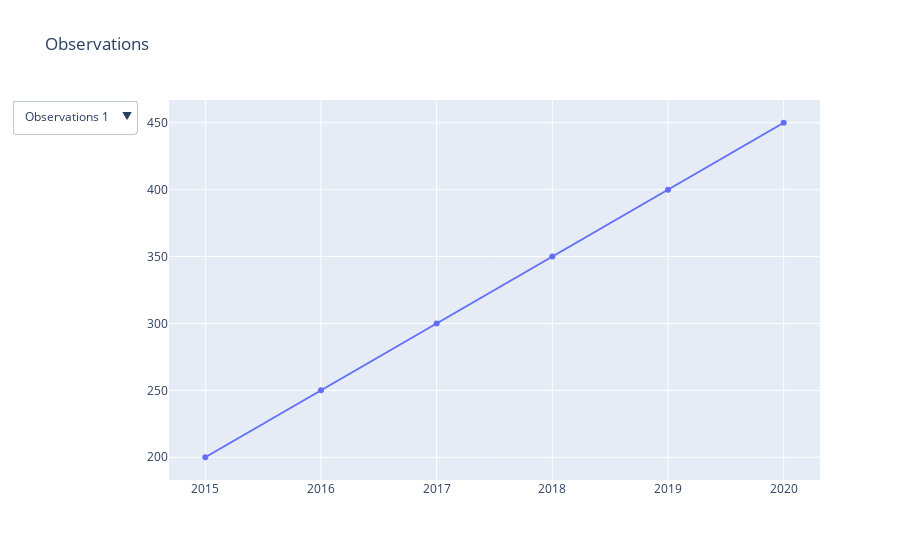

Here is the notebook cell this chart was saved with:
### Code cell
# Sample data
df = pd.DataFrame({
    'Year': [2015, 2016, 2017, 2018, 2019, 2020],
    'Observations 1': [200, 250, 300, 350, 400, 450],
    'Observations 2': [50, 80, 100, 120, 150, 180],
    'Observations 3': [150, 170, 190, 220, 250, 270]
})

# Create initial figure
fig = go.Figure()

fig.add_trace(go.Scatter(x=df['Year'], y=df['Observations 1'], mode='lines+markers', name='Sales', visible=True))
fig.add_trace(go.Scatter(x=df['Year'], y=df['Observations 2'], mode='lines+markers', name='Profit', visible=False))
fig.add_trace(go.Scatter(x=df['Year'], y=df['Observations 3'], mode='lines+markers', name='Expenses', visible=False))

fig.update_layout(
    updatemenus=[
        dict(
            type="dropdown",
            direction="down",
            buttons=[
                dict(label="Observations 1",
                     method="update",
                     args=[{"visible": [True, False, False]},  # Show Sales
                           {"title": "Obs 1 Over Years"}]),
                dict(label="Observations 2",
                     method="update",
                     args=[{"visible": [False, True, False]},  # Show Profit
                           {"title": "Obs 2 Over Years"}]),
                dict(label="Observations 3",
                     method="update",
                     args=[{"visible": [False, False, True]},  # Show Expenses
                           {"title": "Obs 3 Over Years"}])
            ],
        )
    ]
)

# Set initial layout title
fig.update_layout(title="Observations")

# Show the figure
fig.show()

### Figure 1 — Plotly figure (JSON) as saved in the notebook; plotly's stock layout.template omitted (floating-point values rounded to 4 significant figures)
{"data": [{"mode": "lines+markers", "name": "Sales", "type": "scatter", "visible": true, "x": [2015, 2016, 2017, 2018, 2019, 2020], "y": [200, 250, 300, 350, 400, 450]}, {"mode": "lines+markers", "name": "Profit", "type": "scatter", "visible": false, "x": [2015, 2016, 2017, 2018, 2019, 2020], "y": [50, 80, 100, 120, 150, 180]}, {"mode": "lines+markers", "name": "Expenses", "type": "scatter", "visible": false, "x": [2015, 2016, 2017, 2018, 2019, 2020], "y": [150, 170, 190, 220, 250, 270]}], "layout": {"title": {"text": "Observations"}, "updatemenus": [{"buttons": [{"args": [{"visible": [true, false, false]}, {"title": "Obs 1 Over Years"}], "label": "Observations 1", "method": "update"}, {"args": [{"visible": [false, true, false]}, {"title": "Obs 2 Over Years"}], "label": "Observations 2", "method": "update"}, {"args": [{"visible": [false, false, true]}, {"title": "Obs 3 Over Years"}], "label": "Observations 3", "method": "update"}], "direction": "down", "type": "dropdown"}]}}
